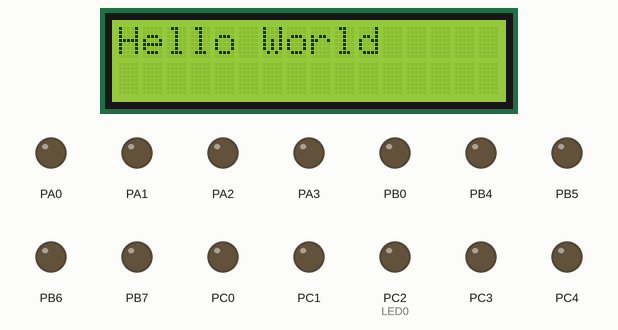
Recording of a program running on a simulated ATmega32, built with avr-gcc and emulated at 16 MHz. On the bench: 16×2 character LCD, output pins drawn as LEDs (lit = HIGH). Wiring (inferred from the names in the program): character LCD (HD44780): RS PB1; R/W PB2; E PB3; data PA4, PA5, PA6, PA7. The character LCD is taken to start in 4-bit mode; pins used as bus, display or sensor lines are not drawn. At 2.2 s the program stops and its outputs stay as they are.

Above: at 0.1 s.
At 1.2 s:
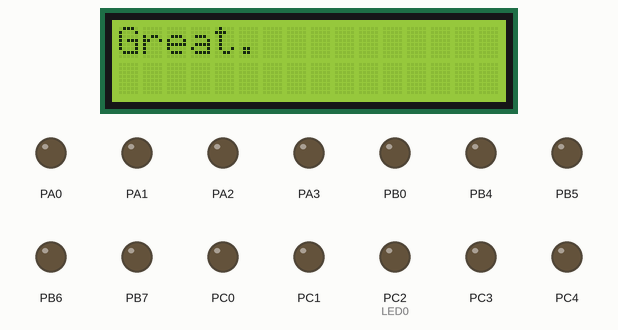
At 2.2 s:
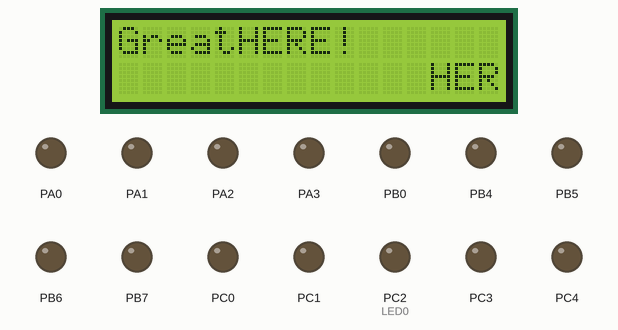

The program:

main.c
```c
/*
 * main.c
 *
 * Created: 2/1/2020 02:54:48 PM
 *  Author: User
 */

#include "dio.h"
#include "dio_hw.h"
#include "dio_types.h"
#include "STD_Types.h"
#include "Port.h"
#include "Lcd.h"
#include "LEDs_cfg.h"


int main (void)
{
	Port_Init();
	LCD_Init();

	LCD_WriteString("Hello World");
	_delay_ms(1000);
	LCD_Clear();
	LCD_WriteCommand(0x80);
	LCD_WriteString("Great.");
	_delay_ms(1000);

	LCD_String_xy(0,5,"HERE!");
	LCD_String_xy(1,13,"HERE!");


	return 0;
}
```

LEDs_cfg.h
```c
/*
 * LEDs.h
 *
 * Created: 2/5/2020 02:58:08 AM
 *  Author: User
 */


#ifndef LEDS_H_
#define LEDS_H_

#define LED0	Dio_Channel_C2
#define LED1	Dio_Channel_C7
#define LED2	Dio_Channel_D3


#endif /* LEDS_H_ */
```

Lcd_cfg.h
```c
/*
 * Lcd_cfg.h
 *
 * Created: 2/3/2020 03:28:12 PM
 *  Author: User
 */


#ifndef LCD_CFG_H_
#define LCD_CFG_H_
#include "dio_hw.h"
#include "dio_types.h"

#define LCD_PORT			PORTA //GPIOB->DATA
#define LCD_CONTROL_PORT	PORTB  //GPIOB->DATA

#define LCD_RS		Dio_Channel_B1
#define LCD_RW		Dio_Channel_B2
#define LCD_E		Dio_Channel_B3


#endif /* LCD_CFG_H_ */
```

Lcd.c
```c
/*
 * Lcd.c
 *
 * Created: 2/3/2020 03:37:16 PM
 *  Author: User
 */

#include "Lcd.h"
#include "Lcd_cfg.h"
#include "dio.h"


void LCD_Init (void)
{
	Dio_WriteChannel(LCD_RW,STD_low);
	_delay_ms(20);

	LCD_WriteCommand(0x28);		//4-bit mode, 5x7 dots
	LCD_WriteCommand(0x0C);		//display on, cursor off
	LCD_WriteCommand(0x06);		//increment cursor
	LCD_WriteCommand(0x01);		//clear screen
	LCD_WriteCommand(0x80);	    //cursor home position
}

void LCD_WriteCommand(uint8 command)
{
	Dio_WritePort(Dio_Port_A,((LCD_PORT & 0x0F) | (command & 0xF0)));        //send high nibble of command
	Dio_WriteChannel(LCD_RS,STD_low);									     //RS = 0 (command register)
	Dio_WriteChannel(LCD_RW,STD_low);									     //RW = 0 (write operation)
	pulse_EN_LCD();														     //high to low pulse

	Dio_WritePort(Dio_Port_A,((LCD_PORT & 0x0F) | (command << 4)));          //send low nibble of command
	Dio_WriteChannel(LCD_RS,STD_low);									     //RS = 0 (command register)
	Dio_WriteChannel(LCD_RW,STD_low);									     //RW = 0 (write operation)
	pulse_EN_LCD();														     //high to low pulse
}

void LCD_WriteChar(uint8 character)
{
	Dio_WritePort(Dio_Port_A,((LCD_PORT & 0x0F) | (character & 0xF0)));      //send high nibble of command
	Dio_WriteChannel(LCD_RS,STD_high);									     //RS = 1 (data register)
	Dio_WriteChannel(LCD_RW,STD_low);									     //RW = 0 (write operation)
	pulse_EN_LCD();														     //high to low pulse

	Dio_WritePort(Dio_Port_A,((LCD_PORT & 0x0F) | (character << 4)));        //send low nibble of command
	Dio_WriteChannel(LCD_RS,STD_high);									     //RS = 1 (data register)
	Dio_WriteChannel(LCD_RW,STD_low);									     //RW = 0 (write operation)
	pulse_EN_LCD();														     //high to low pulse
}

void LCD_WriteString (char *str)
{
	while(*str)
	{
		LCD_WriteChar(*str++);
	}
}

void LCD_Clear()
{
	LCD_WriteCommand (0x01);		//clear screen
	_delay_ms(2);
	LCD_WriteCommand (0x80);		//cursor home position
}


void LCD_String_xy (uint8 row, uint8 col, char* str)
{
	if(col < 16)
	{
		if(row == 0)
		{
			LCD_WriteCommand(0x80 | (col & 0x0F));
		}else
		{
			LCD_WriteCommand(0xC0 | (col & 0x0F));
			}
	    LCD_WriteString(str);
	}
}
void pulse_EN_LCD (void)
{
	Dio_WriteChannel(LCD_E,STD_high);
	_delay_us(10);
	Dio_WriteChannel(LCD_E,STD_low);
	_delay_ms(2);
}
```

Lcd.h
```c
/*
 * Lcd.h
 *
 * Created: 2/3/2020 03:35:50 PM
 *  Author: User
 */


#ifndef LCD_H_
#define LCD_H_

#define F_CPU 16000000UL
#include <util/delay.h>
#include "Lcd_cfg.h"

void LCD_Init (void) ;
void LCD_WriteCommand(uint8 command);
void LCD_WriteChar(uint8 character);
void LCD_WriteString (char *str);
void LCD_Clear();
void LCD_String_xy (uint8 row, uint8 col, char* str);

void pulse_EN_LCD (void);

#endif /* LCD_H_ */
```

DIO.c
```c
/*
 * AUTOSAR.c
 *
 * Created: 2/1/2020 11:30:19 AM
 * Author : User
 */

#include <avr/io.h>

#include "dio.h"
#include "dio_hw.h"
#include "dio_types.h"
#include "STD_Types.h"
#include "bit_math.h"


void Dio_WriteChannel(Dio_ChannelType channel, STD_levelType level)
{
	Dio_PortType port = channel/8;
	Dio_ChannelType channelPosition = channel%8;

	switch(port)
	{
		case Dio_Port_A :
			if(level == STD_low)
			{
				CLR_BIT(PORTA,channelPosition);
			}else
			{
				SET_BIT(PORTA,channelPosition);
			}
			break;

		case Dio_Port_B :
			if(level == STD_low)
			{
				CLR_BIT(PORTB,channelPosition);
			}else
			{
				SET_BIT(PORTB,channelPosition);
			}
			break;

		case Dio_Port_C :
			if(level == STD_low)
			{
				CLR_BIT(PORTC,channelPosition);
			}else
			{
				SET_BIT(PORTC,channelPosition);
			}
			break;

		case Dio_Port_D :
			if(level == STD_low)
			{
				CLR_BIT(PORTD,channelPosition);
			}else
			{
				SET_BIT(PORTD,channelPosition);
			}
			break;
	}


}
void Dio_WritePort(Dio_PortType port, uint8 value)
{
	switch(port)
	{
		case Dio_Port_A :
			PORTA = value; break;

		case Dio_Port_B :
			PORTB = value; break;

		case Dio_Port_C :
			PORTC = value; break;

		case Dio_Port_D :
			PORTD = value; break;
	}
}
Dio_LevelType Dio_ReadChannel(Dio_ChannelType ChannelId)
{
	Dio_LevelType channelState = STD_low;

	Dio_PortType port = ChannelId/8;
	Dio_ChannelType channelPosition = ChannelId%8;

	switch(port)
	{
		case Dio_Port_A :
			channelState = GET_BIT(PINA,channelPosition); break;

		case Dio_Port_B :
			channelState = GET_BIT(PINB,channelPosition); break;

		case Dio_Port_C :
			channelState = GET_BIT(PINC,channelPosition); break;

		case Dio_Port_D :
			channelState = GET_BIT(PIND,channelPosition); break;
	}

	return channelState;
}
Dio_PortLevelType Dio_ReadPort(Dio_PortType port)
{
	Dio_PortLevelType portState = 0;

	switch(port)
	{
		case Dio_Port_A :
			portState = PORTA; break;

		case Dio_Port_B :
			portState = PORTB; break;

		case Dio_Port_C :
			portState = PORTC; break;

		case Dio_Port_D :
			portState = PORTD; break;
	}

	return portState;

}
```

Port.h
```c
/*
 * Port.h
 *
 * Created: 2/1/2020 01:41:08 PM
 *  Author: User
 */


#ifndef PORT_H_
#define PORT_H_

#include "dio_types.h"

void Port_Init (void);
typedef struct
{
	Dio_DirType pinDirection;
	Dio_LevelType pinLevel;
}Port_ConfigType;

extern const Port_ConfigType ConfigPtr[];

#endif /* PORT_H_ */
```

Port_Lcfg.c
```c
/*
 * port_Lcfg.c
 *
 * Created: 2/1/2020 01:50:43 PM
 *  Author: User
 */
#include "Port.h"
#include "dio_hw.h"
#include "bit_math.h"

const Port_ConfigType ConfigPtr[] = {
/*PA0*/		{Output,STD_low},
/*PA1*/		{Output,STD_low},
/*PA2*/		{Output,STD_low},
/*PA3*/		{Output,STD_low},
/*PA4*/		{Output,STD_low},
/*PA5*/		{Output,STD_low},
/*PA6*/	   	{Output,STD_low},
/*PA7*/		{Output,STD_low},

/*PB0*/		{Output,STD_low},
/*PB1*/		{Output,STD_low},
/*PB2*/		{Output,STD_low},
/*PB3*/		{Output,STD_low},
/*PB4*/		{Output,STD_low},
/*PB5*/		{Output,STD_low},
/*PB6*/		{Output,STD_low},
/*PB7*/		{Output,STD_low},

/*PC0*/		{Output,STD_low},
/*PC1*/		{Output,STD_low},
/*PC2*/		{Output,STD_low},
/*PC3*/		{Output,STD_low},
/*PC4*/		{Output,STD_low},
/*PC5*/		{Output,STD_low},
/*PC6*/		{Output,STD_low},
/*PC7*/		{Output,STD_low},

/*PD0*/		{Output,STD_low},
/*PD1*/		{Output,STD_low},
/*PD2*/		{Output,STD_low},
/*PD3*/		{Output,STD_low},
/*PD4*/		{Output,STD_low},
/*PD5*/		{Output,STD_low},
/*PD6*/		{Output,STD_low},
/*PD7*/		{Output,STD_low},
};

void Port_Init ()
{
	Dio_ChannelType currentChannel = 0;
	uint8 currentPin = 0;
	Dio_PortType currentPort = 0;

	for(currentChannel = Dio_Channel_A0; currentChannel < PINCOUNT; currentChannel++)
	{
		currentPort = currentChannel/8;
		currentPin = currentChannel%8;

		if (ConfigPtr[currentChannel].pinDirection == Output)
		{
			switch(currentPort)
			{
				case Dio_Port_A :
					SET_BIT(DDRA,currentPin); break;

				case Dio_Port_B :
					SET_BIT(DDRB,currentPin); break;

				case Dio_Port_C :
					SET_BIT(DDRC,currentPin); break;

				case Dio_Port_D :
					SET_BIT(DDRD,currentPin); break;
			}
		}else
		{
			switch(currentPort)
			{
				case Dio_Port_A :
					CLR_BIT(DDRA,currentPin); break;

				case Dio_Port_B :
					CLR_BIT(DDRB,currentPin); break;

				case Dio_Port_C :
					CLR_BIT(DDRC,currentPin); break;

				case Dio_Port_D :
					CLR_BIT(DDRD,currentPin); break;
			}
		}
	}
}
```

STD_Types.h
```c
/*
 * STD_Types.h
 *
 * Created: 2/1/2020 11:50:17 AM
 *  Author: User
 */


#ifndef STD_TYPES_H_
#define STD_TYPES_H_

typedef unsigned char uint8;
typedef unsigned int uint16;
typedef unsigned long long uint32;

typedef  char sint8;
typedef  int sint16;
typedef  long long sint32;


typedef enum
{
	STD_low = 0,
	STD_high = 1
}STD_levelType;


#endif /* STD_TYPES_H_ */
```

bit_math.h
```c
/*
 * bit_math.h
 *
 * Created: 2/1/2020 11:53:08 AM
 *  Author: User
 */


#ifndef BIT_MATH_H_
#define BIT_MATH_H_

#define SET_BIT(REG,BIT)	REG |= (1 << BIT)
#define CLR_BIT(REG,BIT)	REG &= ~(1 << BIT)
#define GET_BIT(REG,BIT)	((REG >> BIT) & 1)
#define TOGGLE_BIT(REG,BIT) REG ^= (1 << BIT)
#define MASK(BIT)           BIT&1


#endif /* BIT_MATH_H_ */
```

dio.h
```c
/*
 * DIO.h
 *
 * Created: 2/1/2020 11:46:06 AM
 *  Author: User
 */


#ifndef DIO_H_
#define DIO_H_

#include "STD_Types.h"
#include "dio_types.h"

void Dio_WriteChannel(Dio_ChannelType channel, STD_levelType level);
void Dio_WritePort(Dio_PortType port, uint8 value);
Dio_LevelType Dio_ReadChannel(Dio_ChannelType ChannelId);
uint8 Dio_ReadPort(Dio_PortType port);


#endif /* DIO_H_ */
```

dio_hw.h
```c
/*
 * dio_hw.h
 *
 * Created: 2/1/2020 12:01:11 PM
 *  Author: User
 */


#ifndef DIO_HW_H_
#define DIO_HW_H_

#include "STD_Types.h"

#define PINCOUNT 32

#define PORTA		*((volatile uint8*)0x3B)
#define PORTB		*((volatile uint8*)0x38)
#define PORTC		*((volatile uint8*)0x35)
#define PORTD		*((volatile uint8*)0x32)

#define PINA		*((const volatile uint8*)0x39 )
#define PINB		*((const volatile uint8*)0x36 )
#define PINC		*((const volatile uint8*)0x33 )
#define PIND		*((const volatile uint8*)0x30 )


#define DDRA		*((volatile uint8*)0x3A)
#define DDRB		*((volatile uint8*)0x37)
#define DDRC		*((volatile uint8*)0x34)
#define DDRD		*((volatile uint8*)0x31)


#endif /* DIO_HW_H_ */
```

dio_types.h
```c
/*
 * dio_types.h
 *
 * Created: 2/1/2020 11:55:54 AM
 *  Author: User
 */


#ifndef DIO_TYPES_H_
#define DIO_TYPES_H_

#include "STD_Types.h"

typedef uint8 Dio_PortLevelType;
typedef STD_levelType Dio_LevelType;

typedef enum
{
	Dio_Channel_A0,
	Dio_Channel_A1,
	Dio_Channel_A2,
	Dio_Channel_A3,
	Dio_Channel_A4,
	Dio_Channel_A5,
	Dio_Channel_A6,
	Dio_Channel_A7,

	Dio_Channel_B0,
	Dio_Channel_B1,
	Dio_Channel_B2,
	Dio_Channel_B3,
	Dio_Channel_B4,
	Dio_Channel_B5,
	Dio_Channel_B6,
	Dio_Channel_B7,


	Dio_Channel_C0,
	Dio_Channel_C1,
	Dio_Channel_C2,
	Dio_Channel_C3,
	Dio_Channel_C4,
	Dio_Channel_C5,
	Dio_Channel_C6,
	Dio_Channel_C7,


	Dio_Channel_D0,
	Dio_Channel_D1,
	Dio_Channel_D2,
	Dio_Channel_D3,
	Dio_Channel_D4,
	Dio_Channel_D5,
	Dio_Channel_D6,
	Dio_Channel_D7

}Dio_ChannelType;

typedef enum
{
	Dio_Port_A,
	Dio_Port_B,
	Dio_Port_C,
	Dio_Port_D
}Dio_PortType;

typedef enum
{
	Input = 0,
	Output
}Dio_DirType;


#endif /* DIO_TYPES_H_ */
```

Measured:
- what the display in image 0 shows lasts 1.0 s, from 0.1 s to 1.1 s
